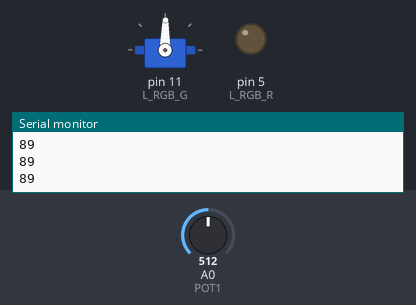
Bench run of a sketch on a simulated Arduino Uno, built with avr-gcc and run on an emulated ATmega328P. Parts: servo, output pins drawn as LEDs (lit = HIGH), the last lines printed to the serial monitor. The inputs (shaded band) are chosen by the test bench; at power-on: A0 (POT1) = 512. Pins used as bus, display or sensor lines are not drawn.

Above: at 1.2 s.
1.3 s: A0 (POT1) set to 716
At 2.0 s:
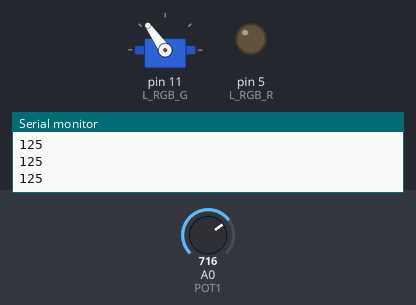
2.8 s: A0 (POT1) set to 900
At 3.1 s:
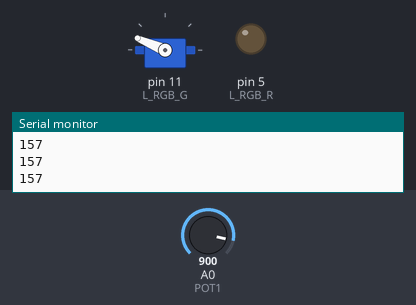
4.3 s: A0 (POT1) set to 1023
At 5.5 s:
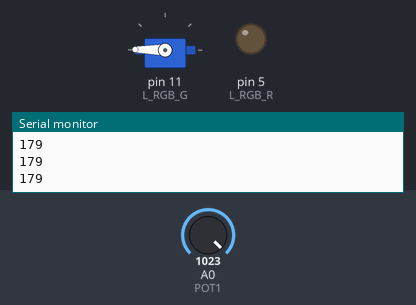
5.8 s: A0 (POT1) set to 306
At 6.5 s:
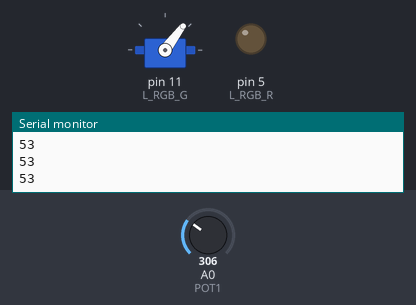
7.3 s: A0 (POT1) set to 122
At 7.7 s:
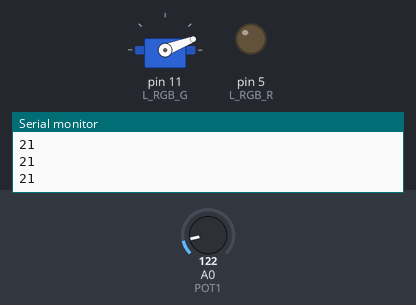
8.8 s: A0 (POT1) set to 511
At 10.0 s:
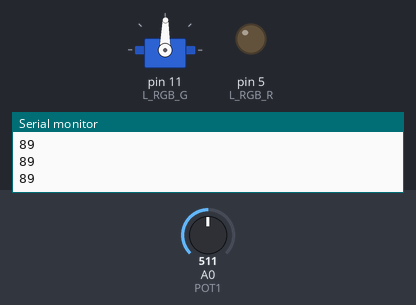
Timing chart, 0 to 11.3 s (numbered marks = the images above; inputs shaded):
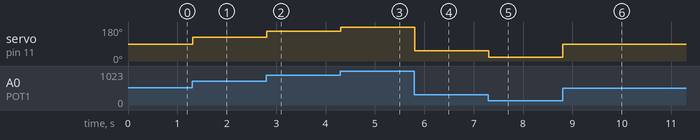

The sketch:

serva03-pot.ino
```cpp
#include <Arduino.h>

#define L_RGB_R 5
#define L_RGB_G 11
#define L_RGB_B 6

#define L_R 12
#define L_Y 13
#define L_G 7
#define L_B 8

#define SW1 2
#define SW2 3
#define SW3 4

#define PIEZO_A 9
#define PIEZO_B 10

#define POT1 A0
#define POT2 A1

#define PHOTO A2

#define DHTPIN A3
#define DHTTYPE DHT11

#define S1 5
#define S2 6
#define S3 9
#define S4 10
#define S5 11

#include <Servo.h>

Servo myservo;

void setup() {
  Serial.begin(9600);
  pinMode(L_RGB_R, OUTPUT);
  pinMode(L_RGB_G, OUTPUT);

  Serial.println("Start ServoTest");
  myservo.attach(S5);
  Serial.println("ServoTest - attach");
  myservo.write(90);
  Serial.println("ServoTest - write");
  //delay(1000);
  Serial.println("ServoTest - continue");
}

int motor = 0;
void loop() {
  motor = analogRead(POT1) * 0.175;
  Serial.println(motor); // 0 - 1023
  myservo.write(motor); // write(0 - 180)
  analogWrite(L_RGB_G, motor); // analogWrite 0 - 255  delay(100);
}
```

Measured:
- after the input at 1.3 s, servo on pin 11 (L_RGB_G): 89° → 125° at once
- after the input at 2.8 s, servo on pin 11 (L_RGB_G): 125° → 157° at once
- after the input at 4.3 s, servo on pin 11 (L_RGB_G): 157° → 179° at once
- after the input at 5.8 s, servo on pin 11 (L_RGB_G): 179° → 53° at once
- after the input at 7.3 s, servo on pin 11 (L_RGB_G): 53° → 21° at once
- after the input at 8.8 s, servo on pin 11 (L_RGB_G): 21° → 89° at once
